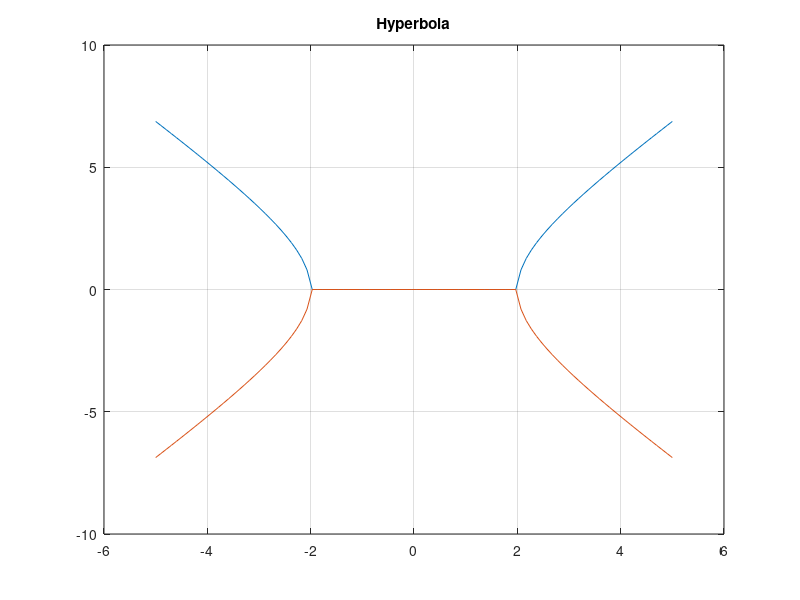

This chart was generated by the following MATLAB code:
% Write a MATLAB program to plot following functions.
% a) Sin(x)/x

clc
x = -5*pi:pi/15:5*pi;
y = sin(x)./x;
plot(x,y)
xlabel('x-axis')
ylabel('sin(x)/x')
grid on

% b) x^2+1/x^2-4


x=-5:0.001:5;
y = (x.^2 + 1)./(x.^2-4);
plot(x,y)
xlabel('x-axis')
ylabel('y-axis')
grid on

% c) [(10-x)^(1/3)-2]/(4-x^2)^1/2


x=-5:0.001:5;
y = ((10-x).^(1/3)-2)./(4-x.^2).^(1/2);
plot(x,y,'r')
xlabel('x-axis')
ylabel('y-axis')
grid on


%%%%%%%%%%  Plot mathematical function like equation of circle, parabola, hyperbola 

% circle
r=5;
theta=linspace(0,2*pi,100);       % linspace(a,b,n)  a: The starting value of the range.   b: The ending value of the range.   n: The number of points you want to generate between a and b.
x=cos(theta);
y=sin(theta);
plot(x,y)
title('Circle');
axis equal;
grid on

% parabola

x=linspace(-5,5,100);
y=x.^2;
plot(x, y);
title('Parabola');
grid on;

% hyperbola

a = 2; 
b = 3;
x = linspace(-5, 5, 100);
y = sqrt((x.^2/a^2 - 1) * b^2);

plot(x, y, x, -y);
title('Hyperbola');
grid on;
